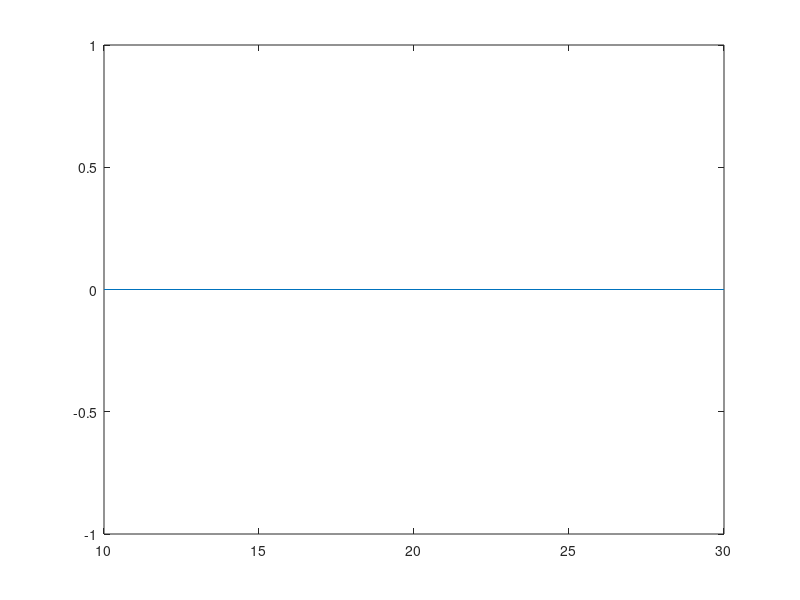
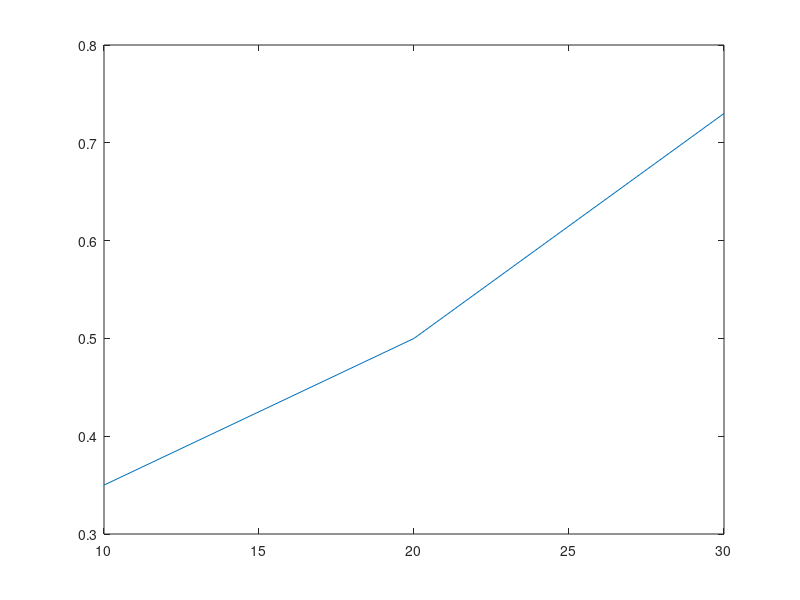

MATLAB code to generate these figures, in order:
%The tests to run
tests_to_run = [10, 20, 30]
%Percentage of times that all generators were found for the different tests:
results_all_generators_found = [0, 0, 0]
% Average percentage of generators found for the different tests:
results_avg_number_of_generators_found = [0.35, 0.5, 0.73]
plot(tests_to_run,results_all_generators_found)
figure
plot(tests_to_run,results_avg_number_of_generators_found)
